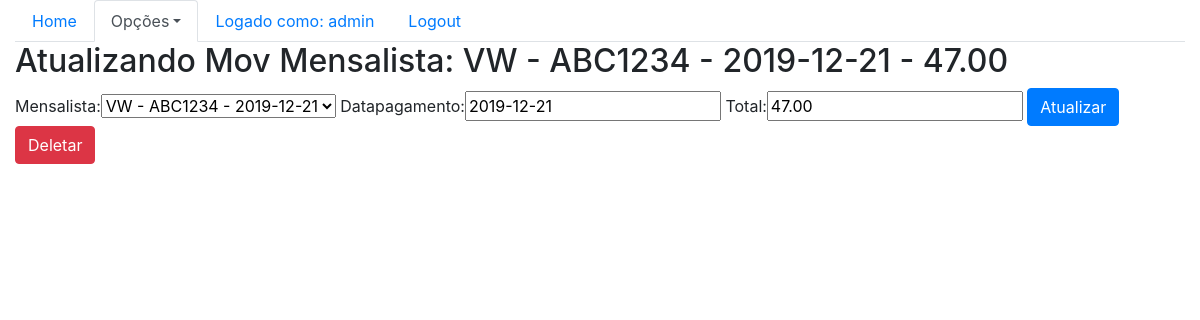
Page /sistema/update-mov-mensalistas/1/ (signed in) on the committed database.
### core/models.py (models this page shows, shortened)
class MovMensalista(models.Model):
    mensalista = models.ForeignKey(Mensalista, on_delete=models.CASCADE)
    datapagamento = models.DateField()
    total = models.DecimalField(max_digits=5, decimal_places=2)
    def __str__(self):
        return str(self.mensalista) + ' - ' + str(self.total)

class Mensalista(models.Model):
    veiculo = models.ForeignKey(Veiculo, on_delete=models.CASCADE)
    inicio = models.DateField()
    valor_mes = models.DecimalField(max_digits=5, decimal_places=2)
    def __str__(self):
        return str(self.veiculo) + ' - ' + str(self.inicio)

class Veiculo(models.Model):
    marca = models.ForeignKey(Marca, on_delete=models.CASCADE)
    placa = models.CharField(max_length=7)
    cor = models.CharField(max_length=15)
    proprietario = models.ForeignKey(Pessoa, on_delete=models.CASCADE)
    modelo = models.CharField(max_length=50)
    observacoes = models.TextField()
    def __str__(self):
        return self.marca.nomemarca + ' - ' + self.placa

class Marca(models.Model):
   nomemarca = models.CharField(max_length=50)

### core/views.py (the view)
# urls.py: url(r'^update-mov-mensalistas/(?P<id>\d+)/$', update_mov_mensalistas, name='core_update_mov_mensalistas'),
@login_required
def update_mov_mensalistas(request, id):
    mm_data = {}
    movmensalistas = MovMensalista.objects.get(id=id)
    mm_form = MovMensalForm(request.POST or None, instance=movmensalistas)
    mm_data['movmensalistas'] = movmensalistas
    mm_data['mm_form'] = mm_form
    if request.method == 'POST':
        if mm_form.is_valid():
            mm_form.save()
            return redirect('core_lista_mov_mensalistas')
    else:
        return render(request, 'core/update_mov_mensalistas.html', mm_data)

### core/forms.py
class MovMensalForm(ModelForm):
    class Meta:
        model = MovMensalista
        fields = '__all__'

### core/templates/core/update_mov_mensalistas.html (shortened to what this page needs)
{% extends 'base.html' %}
{% load bootstrap %}
{% block menu %}
    <ul class="nav nav-tabs">
        <li class="nav-item">
            <a class="nav-link" href="{% url 'core_home' %}">Home</a>
        </li>
        <li class="nav-item dropdown">
            <a class="nav-link dropdown-toggle active" data-toggle="dropdown" href="#" role="button" aria-haspopup="true" aria-expanded="false">Opções</a>
        </li>
        {% if user.is_authenticated %}
            <li class="nav-item">
                <a class="nav-link" href="#">Logado como: {{ user }}</a>
            </li>
            <li class="nav-item">
                <a class="nav-link" href="{% url 'logout' %}">Logout</a>
            </li>
            {% else %}
            <li class="nav-item">
                <a class="nav-link" href="{% url 'login' %}">Login</a>
            </li>
        {%endif%}
    </ul>
{% endblock %}
{% block main %}
<div class="row">
    <div class="col">
        <h2>Atualizando Mov Mensalista: {{ movmensalistas }}</h2>
        <form action="{% url 'core_update_mov_mensalistas' movmensalistas.id %}" method="POST">
            {{ mm_form | bootstrap }}
            <button type="submit" class="btn btn-primary">Atualizar</button>
            <a href="{% url 'core_delete_mov_mensalistas' movmensalistas.id %}" class="btn btn-danger" >Deletar</a>
        </form>
    </div>
</div>
{% endblock %}

### rows in the picture
MovMensalista: mensalista+total "VW - ABC1234 - 2019-12-21 - 47.00", mensalista "VW - ABC1234 - 2019-12-21", datapagamento "2019-12-21", total "47.00"

### other values in the picture
{{ user }} "admin"
